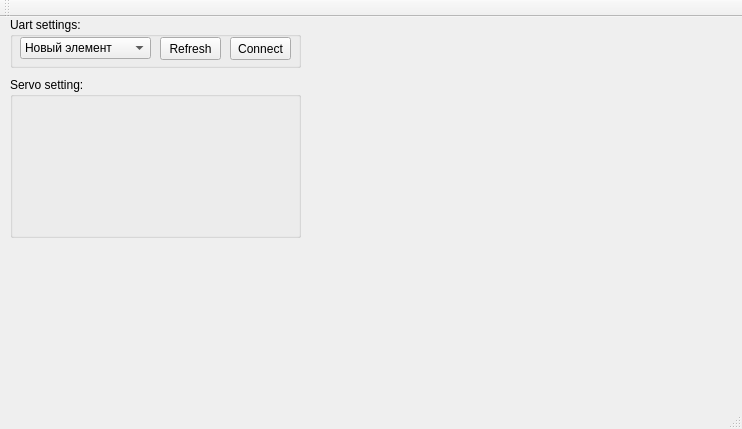
<?xml version="1.0" encoding="UTF-8"?>
<ui version="4.0">
 <class>MainWindow</class>
 <widget class="QMainWindow" name="MainWindow">
  <property name="geometry">
   <rect>
    <x>0</x>
    <y>0</y>
    <width>742</width>
    <height>429</height>
   </rect>
  </property>
  <property name="windowTitle">
   <string notr="true">Lobot servo tester</string>
  </property>
  <widget class="QWidget" name="centralWidget">
   <widget class="QGroupBox" name="groupBox">
    <property name="geometry">
     <rect>
      <x>10</x>
      <y>0</y>
      <width>291</width>
      <height>51</height>
     </rect>
    </property>
    <property name="title">
     <string>Uart settings: </string>
    </property>
    <widget class="QComboBox" name="comboBox">
     <property name="geometry">
      <rect>
       <x>10</x>
       <y>20</y>
       <width>131</width>
       <height>22</height>
      </rect>
     </property>
     <item>
      <property name="text">
       <string>Новый элемент</string>
      </property>
     </item>
     <item>
      <property name="text">
       <string>Новый элемент</string>
      </property>
     </item>
     <item>
      <property name="text">
       <string>Новый элемент</string>
      </property>
     </item>
     <item>
      <property name="text">
       <string>Новый элемент</string>
      </property>
     </item>
     <item>
      <property name="text">
       <string>Новый элемент</string>
      </property>
     </item>
    </widget>
    <widget class="QPushButton" name="pushButton">
     <property name="geometry">
      <rect>
       <x>150</x>
       <y>20</y>
       <width>61</width>
       <height>23</height>
      </rect>
     </property>
     <property name="text">
      <string>Refresh</string>
     </property>
    </widget>
    <widget class="QPushButton" name="pushButton_2">
     <property name="geometry">
      <rect>
       <x>220</x>
       <y>20</y>
       <width>61</width>
       <height>23</height>
      </rect>
     </property>
     <property name="text">
      <string>Connect</string>
     </property>
    </widget>
   </widget>
   <widget class="QGroupBox" name="groupBox_2">
    <property name="geometry">
     <rect>
      <x>10</x>
      <y>60</y>
      <width>291</width>
      <height>161</height>
     </rect>
    </property>
    <property name="title">
     <string>Servo setting: </string>
    </property>
   </widget>
  </widget>
  <widget class="QMenuBar" name="menuBar">
   <property name="geometry">
    <rect>
     <x>0</x>
     <y>0</y>
     <width>742</width>
     <height>21</height>
    </rect>
   </property>
  </widget>
  <widget class="QToolBar" name="mainToolBar">
   <attribute name="toolBarArea">
    <enum>TopToolBarArea</enum>
   </attribute>
   <attribute name="toolBarBreak">
    <bool>false</bool>
   </attribute>
  </widget>
  <widget class="QStatusBar" name="statusBar"/>
 </widget>
 <layoutdefault spacing="6" margin="11"/>
 <resources/>
 <connections/>
</ui>
